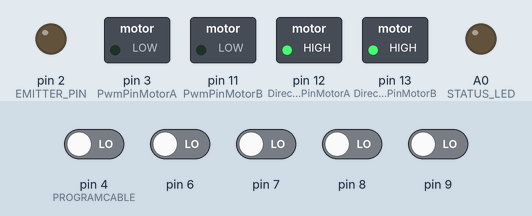
Bench run of a sketch on a simulated Arduino Uno, built with avr-gcc and run on an emulated ATmega328P. Shown: switched loads named in the sketch (green lamp = pin HIGH), output pins drawn as LEDs (lit = HIGH). The inputs (shaded band) are chosen by the test bench; at power-on: pin 4 (PROGRAMCABLE), pin 6–9 LOW. Pins used as bus, display or sensor lines are not drawn.

Above: at 10.7 s.
10.8 s: pin 7 driven HIGH
At 11.1 s:
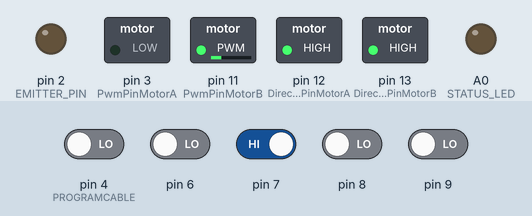
12.3 s: pin 8 driven HIGH
At 13.3 s:
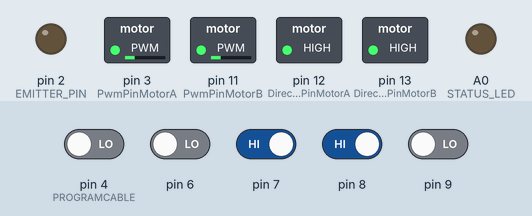
13.8 s: pin 8 driven LOW
At 14.4 s:
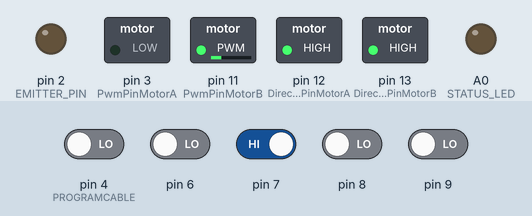
15.3 s: pin 9 driven HIGH
At 16.5 s:
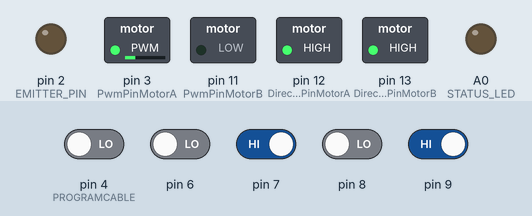
16.8 s: pin 6 driven HIGH
At 18.0 s:
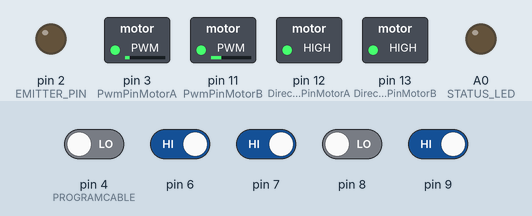
18.3 s: pin 7 driven LOW and pin 8 driven HIGH
At 19.2 s:
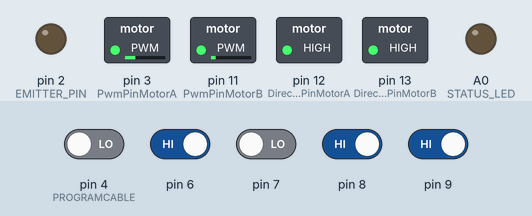
Timing chart, 0 to 20.8 s (numbered marks = the images above; inputs shaded):
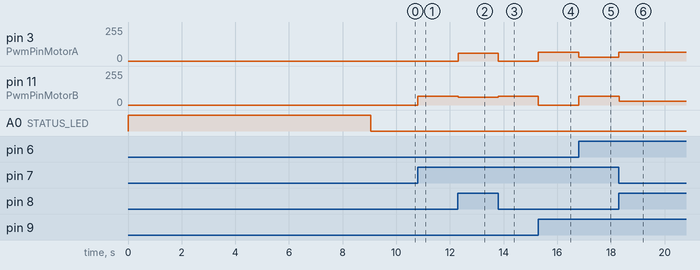

Measured:
- after the input at 10.8 s, pin 11 (PwmPinMotorB): 0/255 → 65/255 at once
- after the input at 12.3 s, pin 3 (PwmPinMotorA): 0/255 → 60/255 at once; pin 11 (PwmPinMotorB): 65/255 → 60/255 at once
- after the input at 13.8 s, pin 3 (PwmPinMotorA): 60/255 → 0/255 at once; pin 11 (PwmPinMotorB): 60/255 → 65/255 at once
- after the input at 15.3 s, pin 3 (PwmPinMotorA): 0/255 → 65/255 at once; pin 11 (PwmPinMotorB): 65/255 → 0/255 at once
- after the input at 16.8 s, pin 3 (PwmPinMotorA): 65/255 → 29/255 at once; pin 11 (PwmPinMotorB): 0/255 → 65/255 at once
- after the input at 18.3 s, pin 3 (PwmPinMotorA): 29/255 → 65/255 at once; pin 11 (PwmPinMotorB): 65/255 → 29/255 at once

The sketch:

Ardubot_2_0.ino
```cpp
/*
  Ardubot_2_0.ino - Mainframe Firmware for Ardubot.
  Created by M. KOCH, September 2012.
  Version 2, rev 1
  Arduino rev3, IDE 1.0.1
  OPEN SOURCE
*/

#include "QTRSensors.h"
#include "config.h"

int Error = 0;
int LastError = 0;
int MotorSpeed = 0;
int MaximumPoint = (NUM_SENSORS - 1) * 1000;
int SetPoint = MaximumPoint / 2;
int Output;
int Position;
//--------------------------------------------------------------------------------------------
//  Sensors      |  0  |  1  |  2  |  3  |  4  | 5  |
//  Pins         |  5  |  6  |  7  |  8  |  9  | 10 |
//--------------------------------------------------------------------------------------------
//unsigned char SensorArray[NUM_SENSORS];
QTRSensorsRC qtrrc((unsigned char[]) {6,7,8,9}, NUM_SENSORS, TIMEOUT, EMITTER_PIN);

//Initiation
void setup(){

  Serial.begin(9600); // Serial init

  pinMode(PROGRAMCABLE, INPUT);  //Programmer Cable Pin

  pinMode(PwmPinMotorA, OUTPUT);
  pinMode(PwmPinMotorB, OUTPUT);
  pinMode(DirectionPinMotorA, OUTPUT);
  pinMode(DirectionPinMotorB, OUTPUT);

  pinMode(EMITTER_PIN, OUTPUT);
  pinMode(STATUS_LED, OUTPUT);
  pinMode(1, OUTPUT);
  pinMode(5, INPUT);
  pinMode(6, INPUT);
  pinMode(7, INPUT);
  pinMode(8, INPUT);
  pinMode(9, INPUT);
  pinMode(10, INPUT);

  digitalWrite(1, HIGH);

  while(digitalRead(PROGRAMCABLE) == HIGH){
    set_motors(0,0, FWD);
    analogWrite(STATUS_LED, 1023);
    delay(200);
    analogWrite(STATUS_LED, 0);
    delay(200);
    debug_mode();
  }

  analogWrite(STATUS_LED, 1023);
  delay(300);
  manual_calibration(); //Sensor calibration
  delay(500);
  analogWrite(STATUS_LED, 0);

  set_motors(0,0, FWD);
}


//Mainframe
void loop(){

  unsigned int Sensors[NUM_SENSORS];
  Position = qtrrc.readLine(Sensors);
  Error = Position - SetPoint;

  Output = KP * Error + KD * (Error - LastError);
  LastError = Error;

    if(Position == 0 || Position == MaximumPoint){
    set_motors(0, 0, FWD);
    }else{
    int Motor1NewSpeed = MOTOR1_NORMAL_SPEED + Output;
    int Motor2NewSpeed = MOTOR2_NORMAL_SPEED - Output;
    set_motors(Motor1NewSpeed, Motor2NewSpeed, FWD);
    }
 }

void set_motors(int Motor1Speed, int Motor2Speed, int MotorDirection)
{
  if (Motor1Speed > MOTOR1_MAXIMAL_SPEED ){Motor1Speed = MOTOR1_MAXIMAL_SPEED;}
  if (Motor2Speed > MOTOR2_MAXIMAL_SPEED ){Motor2Speed = MOTOR2_MAXIMAL_SPEED;}
  if (Motor1Speed < 0){Motor1Speed = 0;}
  if (Motor2Speed < 0){Motor2Speed = 0;}
  analogWrite(PwmPinMotorA, Motor1Speed);
  analogWrite(PwmPinMotorB, Motor2Speed);

  if(MotorDirection == FWD){
  digitalWrite(DirectionPinMotorA, HIGH);
  digitalWrite(DirectionPinMotorB, HIGH);
  }
  if(MotorDirection == REV){
  digitalWrite(DirectionPinMotorA, LOW);
  digitalWrite(DirectionPinMotorB, LOW);
  }
}

void manual_calibration() {
  for (int i = 0; i < 250; i++)
  {
    qtrrc.calibrate(QTR_EMITTERS_ON);
    delay(10);
  }
  digitalWrite(STATUS_LED, LOW);
}

void debug_mode(){
    digitalWrite(STATUS_LED, HIGH);
    Serial.print("Min: ");
    for (int i = 0; i < NUM_SENSORS; i++)
    {
      Serial.print(qtrrc.calibratedMinimumOn[i]);
      Serial.print(' ');
    }
    Serial.println();

    Serial.print("Max: ");
    for (int i = 0; i < NUM_SENSORS; i++)
    {
      Serial.print(qtrrc.calibratedMaximumOn[i]);
      Serial.print(' ');
    }
    Serial.print('\n');

    Serial.print("Output: ");
    Serial.print(Output);
    Serial.print('\n');
    Serial.print("Position: ");
   Serial.print(Position);
    Serial.print('\n');
    Serial.print("----------------------------------");
    Serial.print('\n');
    delay(DEBUG_OUPUT_SPEED);
}
```

config.h
```cpp
/*
  config.h - Library for configure the Ardubot.
  Created by M. KOCH, September 2012.
  Version 2, rev 1
  OPEN SOURCE
*/

#ifndef config_h
#define config_h

//PID Control
#define KP .19
#define KD 6

//Engine System
#define MOTOR1_NORMAL_SPEED 60
#define MOTOR2_NORMAL_SPEED 60
#define MOTOR1_MAXIMAL_SPEED 65
#define MOTOR2_MAXIMAL_SPEED 65

//Engine Navigation
#define FWD 0 //Vorwärts
#define REV 1 //Rückwärts

//Engine Connection and PWM
#define PwmPinMotorA 3
#define PwmPinMotorB 11
#define DirectionPinMotorA 12
#define DirectionPinMotorB 13

//IR Sensor
#define NUM_SENSORS 4 // Anpassen !! Anzahl an verwendeten Sensoren
#define TIMEOUT 1500
#define EMITTER_PIN 2

//Debug Mode
#define DEBUG_OUPUT_SPEED 500 // Debug Ausgabe Geschwindigkeit
#define PROGRAMCABLE 4
#define STATUS_LED A0

#endif
```
